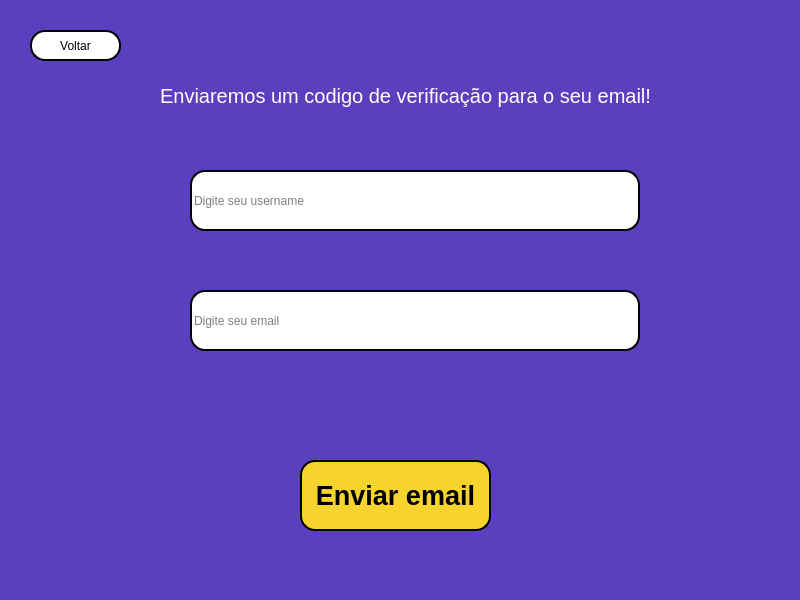
<?xml version="1.0" encoding="UTF-8"?>
<ui version="4.0">
 <class>Form</class>
 <widget class="QWidget" name="Form">
  <property name="geometry">
   <rect>
    <x>0</x>
    <y>0</y>
    <width>800</width>
    <height>600</height>
   </rect>
  </property>
  <property name="cursor">
   <cursorShape>ArrowCursor</cursorShape>
  </property>
  <property name="windowTitle">
   <string>Form</string>
  </property>
  <property name="styleSheet">
   <string notr="true">
background-color: rgb(90, 64, 191)</string>
  </property>
  <widget class="QLineEdit" name="lineEdit">
   <property name="geometry">
    <rect>
     <x>190</x>
     <y>170</y>
     <width>450</width>
     <height>61</height>
    </rect>
   </property>
   <property name="styleSheet">
    <string notr="true">background-color: rgb(255, 255, 255);
border-radius: 15px;
border-style: outset;
border-width: 2px;</string>
   </property>
   <property name="alignment">
    <set>Qt::AlignJustify|Qt::AlignVCenter</set>
   </property>
   <property name="placeholderText">
    <string>Digite seu username</string>
   </property>
  </widget>
  <widget class="QLineEdit" name="lineEdit_2">
   <property name="geometry">
    <rect>
     <x>190</x>
     <y>290</y>
     <width>450</width>
     <height>61</height>
    </rect>
   </property>
   <property name="styleSheet">
    <string notr="true">background-color: rgb(255, 255, 255);
border-radius: 15px;
border-style: outset;
border-width: 2px;</string>
   </property>
   <property name="text">
    <string/>
   </property>
   <property name="echoMode">
    <enum>QLineEdit::Normal</enum>
   </property>
   <property name="alignment">
    <set>Qt::AlignJustify|Qt::AlignVCenter</set>
   </property>
   <property name="placeholderText">
    <string>Digite seu email</string>
   </property>
  </widget>
  <widget class="QLabel" name="label_2">
   <property name="geometry">
    <rect>
     <x>100</x>
     <y>170</y>
     <width>81</width>
     <height>61</height>
    </rect>
   </property>
   <property name="text">
    <string/>
   </property>
   <property name="pixmap">
    <pixmap>username_pic.png</pixmap>
   </property>
   <property name="scaledContents">
    <bool>true</bool>
   </property>
  </widget>
  <widget class="QLabel" name="label_1">
   <property name="geometry">
    <rect>
     <x>100</x>
     <y>290</y>
     <width>81</width>
     <height>61</height>
    </rect>
   </property>
   <property name="text">
    <string/>
   </property>
   <property name="pixmap">
    <pixmap>email_pic.png</pixmap>
   </property>
   <property name="scaledContents">
    <bool>true</bool>
   </property>
  </widget>
  <widget class="QPushButton" name="pushButton">
   <property name="geometry">
    <rect>
     <x>300</x>
     <y>460</y>
     <width>191</width>
     <height>71</height>
    </rect>
   </property>
   <property name="font">
    <font>
     <pointsize>20</pointsize>
     <weight>75</weight>
     <bold>true</bold>
    </font>
   </property>
   <property name="cursor">
    <cursorShape>PointingHandCursor</cursorShape>
   </property>
   <property name="styleSheet">
    <string notr="true">background-color: rgb(246, 211, 45);
border-style: outset;
border-width: 2px;
border-radius: 15px;
border-color: black;</string>
   </property>
   <property name="text">
    <string>Enviar email</string>
   </property>
  </widget>
  <widget class="QLabel" name="label">
   <property name="geometry">
    <rect>
     <x>140</x>
     <y>70</y>
     <width>531</width>
     <height>51</height>
    </rect>
   </property>
   <property name="font">
    <font>
     <pointsize>15</pointsize>
    </font>
   </property>
   <property name="cursor">
    <cursorShape>ArrowCursor</cursorShape>
   </property>
   <property name="styleSheet">
    <string notr="true">color: rgb(255, 255, 255);</string>
   </property>
   <property name="text">
    <string>Enviaremos um codigo de verificação para o seu email!</string>
   </property>
   <property name="alignment">
    <set>Qt::AlignCenter</set>
   </property>
  </widget>
  <widget class="QLabel" name="label_3">
   <property name="geometry">
    <rect>
     <x>190</x>
     <y>390</y>
     <width>441</width>
     <height>41</height>
    </rect>
   </property>
   <property name="font">
    <font>
     <pointsize>14</pointsize>
    </font>
   </property>
   <property name="styleSheet">
    <string notr="true">color: rgb(192, 28, 40)</string>
   </property>
   <property name="text">
    <string/>
   </property>
  </widget>
  <widget class="QPushButton" name="pushButton_2">
   <property name="geometry">
    <rect>
     <x>30</x>
     <y>30</y>
     <width>91</width>
     <height>31</height>
    </rect>
   </property>
   <property name="cursor">
    <cursorShape>PointingHandCursor</cursorShape>
   </property>
   <property name="styleSheet">
    <string notr="true">background-color: rgb(246, 211, 45);
border-style: outset;
border-width: 2px;
border-radius: 15px;
border-color: black;
background-color: rgb(255, 255, 255);</string>
   </property>
   <property name="text">
    <string>Voltar</string>
   </property>
  </widget>
 </widget>
 <resources/>
 <connections/>
</ui>
